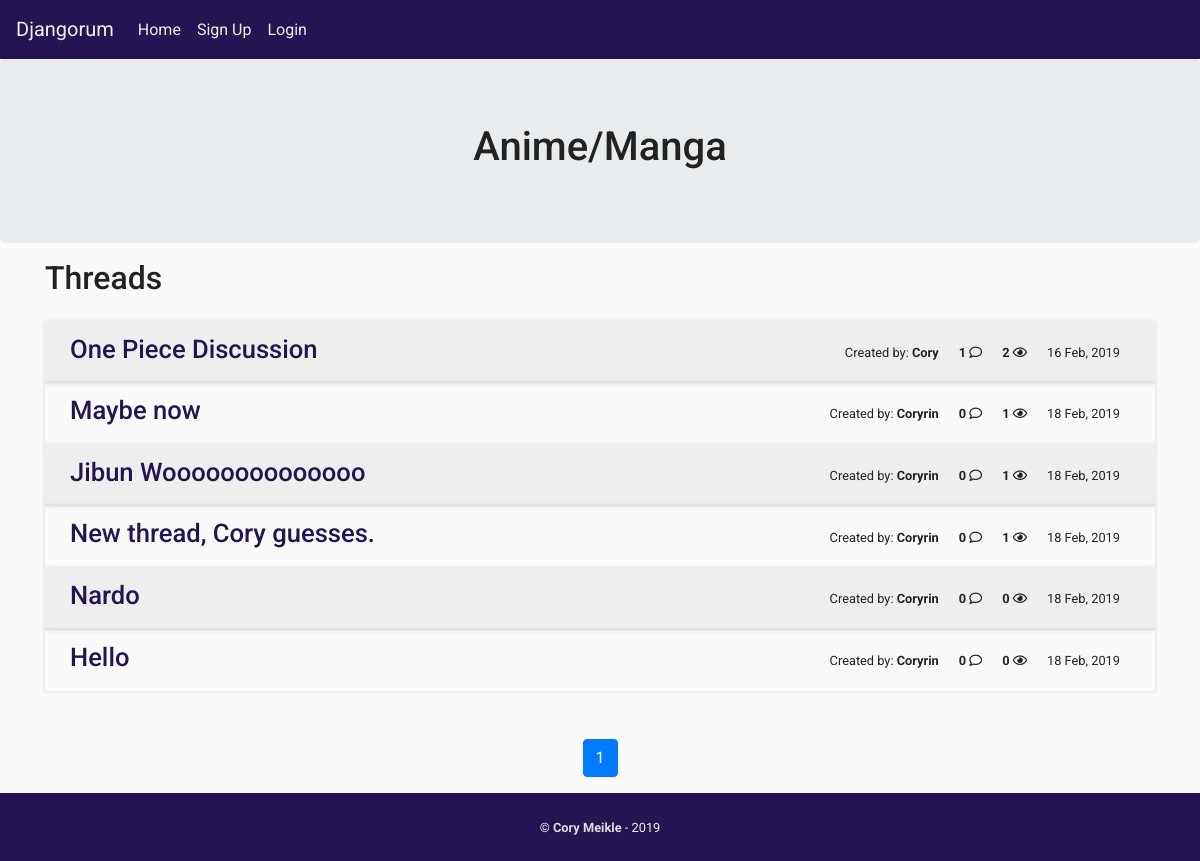
The page /animemanga/ on the database its author committed.
### boards/models.py (models this page shows, shortened)
class ForumBoard(models.Model):
    title = models.CharField(max_length=255)
    description = models.TextField()
    slug = models.SlugField(unique=True)
    class Meta:
        verbose_name_plural = 'Forums'

class Post(models.Model):
    forum = models.ForeignKey(ForumBoard, on_delete=models.CASCADE, related_name='posts')
    author = models.ForeignKey(User, on_delete=models.CASCADE, default='')
    title = models.CharField(max_length=255)
    body = models.TextField()
    views = models.IntegerField(default=0)
    slug = models.SlugField(unique=True)
    created_at = models.DateTimeField(auto_now_add=True)
    class Meta:
        ordering = ['-views']
        verbose_name_plural = 'Posts'

### boards/views.py (the view)
# urls.py: path('<slug:slug>/', views.forum_detail, name='forum_detail'),
def forum_detail(request, slug):
    detail = ForumBoard.objects.get(slug=slug)
    paginator = Paginator(detail.posts.all(), 10)
    page = request.GET.get('page')
    threads = paginator.get_page(page)
    context = {
        'detail': detail,
        'title': detail.title,
        'threads': threads
    }
    return render(request, 'boards/thread_list.html', context)

### boards/templates/boards/thread_list.html (shortened to what this page needs)
{% extends "base.html" %}
{% block content %}
<div class="jumbotron mb-0">
    <div class="container text-center">
        <h1>{{ detail.title }}</h1>
    </div>
</div>
<div class="container">
    <div class="post-list">
        <h2 class="pb-3 pt-3">Threads</h2>
        {% for thread in threads %}
        <div class="thread-list-item">
            <div class="thread-title">
                <h3>
                    <a href="{% url 'boards:thread_detail' forum_slug=detail.slug thread_slug=thread.slug %}">{{ thread.title }}</a>
                </h3>
            </div>
            <div class="thread-info">
                <p>Created by: <strong>{{ thread.author }}</strong></p>
                <p><strong>{{ thread.comments.all.count }}</strong> <i class="far fa-comment"></i></p>
                <p><strong>{{ thread.views }}</strong> <i class="far fa-eye"></i></p>
                <p>{{ thread.created_at|date:"d M, Y" }}</p>
            </div>
        </div>
        {% endfor %}
    </div>
    <div class="pagination d-flex justify-content-center mt-5">
        <ul class="pagination">
            <li class="page-item active">
                <a class="page-link">{{ threads.number }}</a>
            </li>
        </ul>
    </div>
</div>
{% endblock content %}

### assets/css/style.css (style rules this page uses)
:root { --bg-color: #fafafa; --main-color: #222; }
* { padding: 0; margin: 0; box-sizing: border-box; }
#body { background: var(--bg-color) !important; color: var(--main-color) !important; font-family: 'Roboto'; overflow-x: hidden; line-height: 1.7em; }
.post-list { width: 100%; display: flex; flex-direction: column; flex-grow: 1; }
.thread-list-item { width: 100%; box-shadow: 0 0 5px 0 rgba(0,0,0,0.15); padding: 0 15px; display: grid; grid-template-columns: 1fr; }
.thread-list-item:nth-child(even) { background: #eee; }
.thread-list-item > div { display: flex; padding: 10px; }
.thread-info { height: 100%; font-size: 0.8rem; align-items: center; }
.thread-info p { margin: 0 10px; }
.thread-title { align-items: center; }
.thread-title a { color: #251452; }
.thread-info > * { margin: 0 5px; }
.thread-list-item a { text-decoration: none; font-size: 1.6rem; }
@media (min-width:780px) { .thread-list-item { grid-template-columns: 1fr auto; } }

### rows shown on the page
ForumBoard: title "Anime/Manga"
Post: title "One Piece Discussion", author "Cory", comments.all.count "1", views "2", created_at "16 Feb, 2019"
Post: title "Maybe now", author "Coryrin", comments.all.count "0", views "1", created_at "18 Feb, 2019"
Post: title "Jibun Woooooooooooooo", author "Coryrin", comments.all.count "0", views "1", created_at "18 Feb, 2019"
Post: title "New thread, Cory guesses.", author "Coryrin", comments.all.count "0", views "1", created_at "18 Feb, 2019"
Post: title "Nardo", author "Coryrin", comments.all.count "0", views "0", created_at "18 Feb, 2019"
Post: title "Hello", author "Coryrin", comments.all.count "0", views "0", created_at "18 Feb, 2019"

### other values the page prints
{{ threads.number }} "1"
